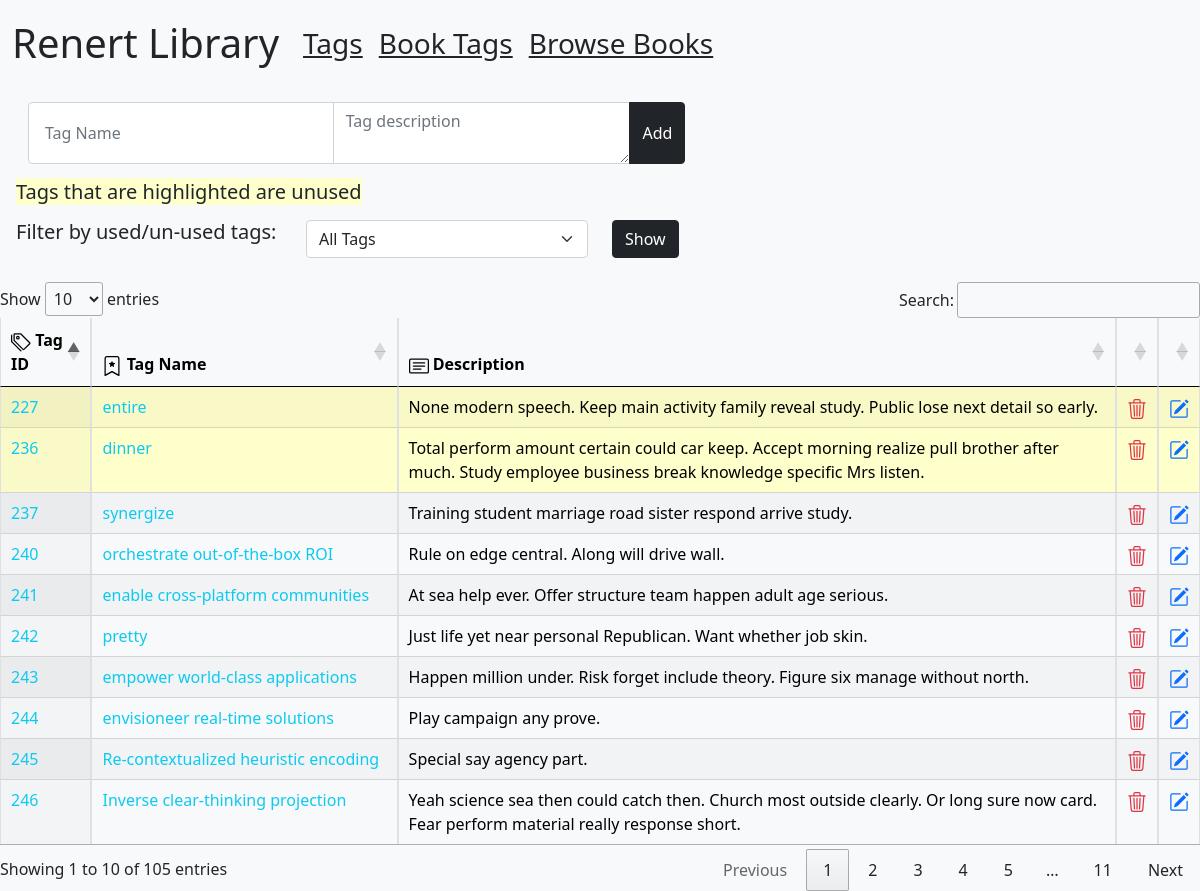
Page /tags on the earlier database version.
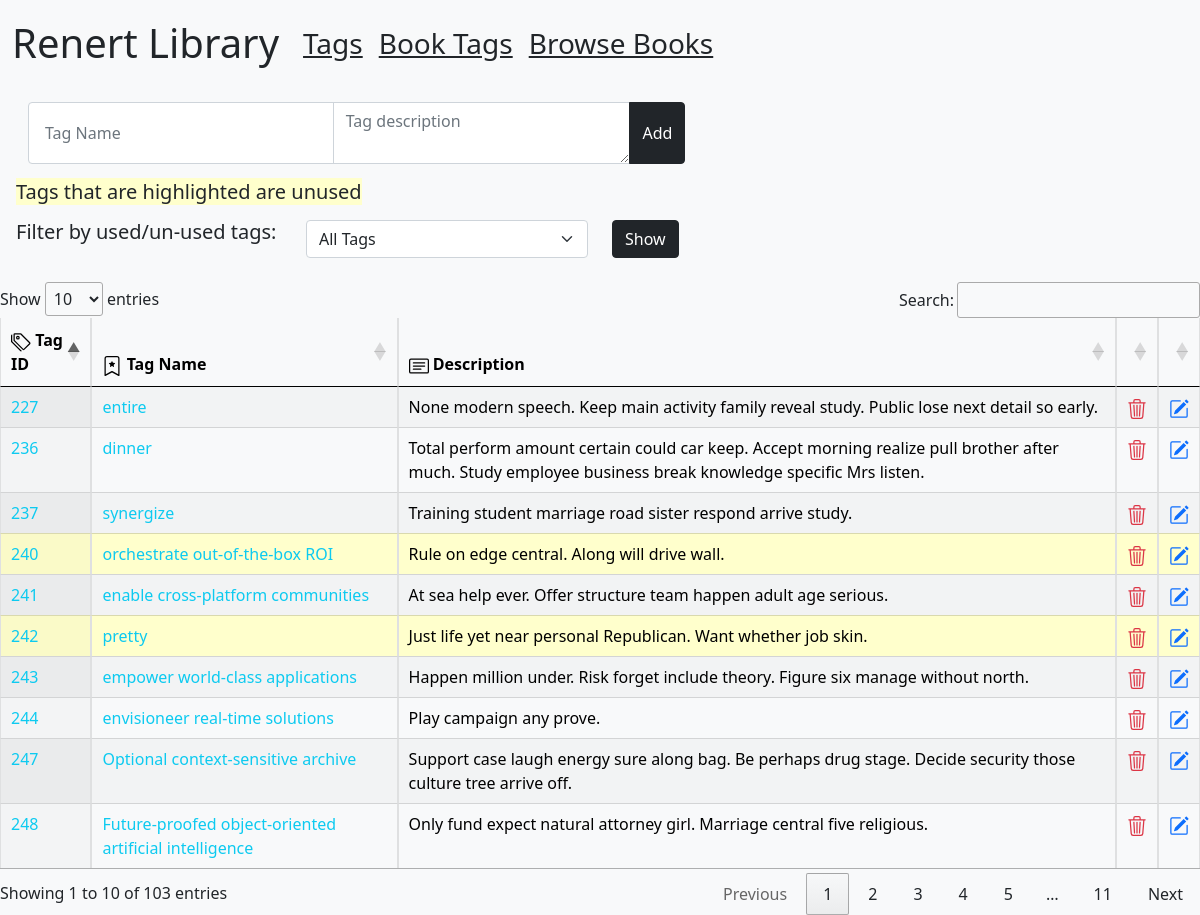
Same page on the later database version.
### tables this page shows
CREATE TABLE [library_tags] (
   [tag_id] INTEGER PRIMARY KEY,
   [tag_name] TEXT,
   [description] TEXT,
   [created_by] INTEGER,
   [created_at] TEXT,
   [updated_at] TEXT,
   FOREIGN KEY([created_by]) REFERENCES [members]([member_internal_id])
);

### app.py (the view)
@app.route("/tags", methods=["GET", "POST"])
def tags():
    tags = db.session.execute("select * from library_tags")
    tags = [dict(x) for x in tags]
    count =db.session.execute("select count(*) from library_tags")
    count = [dict(x) for x in count]
    count = count[0]["count(*)"]
    tags_without_books = []
    for i in tags:
        tag = db.session.execute("select * from library_books_tags where tag_id = '" + str(i['tag_id']) + "'")
        tag = [dict(x) for x in tag]
        if tag == []:
            tags_without_books.append(i["tag_id"])
    return render_template("tags.html", tags=tags, count=count, twb = tags_without_books)

### templates/tags.html (shortened to what this page needs)
{% extends 'layout.html'%}
{% import "bootstrap/wtf.html" as wtf %}
{%block content%}
<div class="row m-3">
    <div class="col-7">
        <div class="input-group">
            <input type="text" class="form-control p-3 tag-name-input" placeholder="Tag Name" required>
            <textarea class="form-control tag-desc-input" style="max-height: 150px;" placeholder="Tag description" required></textarea>
            <button type="submit" class="btn btn-dark add">Add</button>
        </div>
    </div>
</div>
<h5 class="m-3"> <span style="background-color: #ffffcc">Tags that are highlighted are unused</span></h5>
<div class="row">
    <div class="col-3"><h5 class="ms-3">Filter by used/un-used tags:</h5></div>
    <div class="col-3">
        <select class="used-search form-select">
        <option value="0" selected>All Tags</option>
        </select>
    </div>
    <div class="col-1"><button type="submit" onclick="return false;" class="btn btn-dark show-used">Show</button></div>
</div>
<br>
<table class="table table-hover table-light table-bordered display" id="tagList">
    <thead>
        <tr>
            <th scope="col"> Tag ID</th>
            <th scope="col"> Tag Name</th>
            <th scope="col"> Description</th>
            <th></th>
            <th></th>
        </tr>
    </thead>
    <tbody class="table-group-divider border-top-dark">
        {% for a in tags %}
            {% if a.tag_id in twb%}
            <tr class="">
                <td class="" style="background-color: #ffffcc">
                    <a href="/tag/{{a.tag_id}}" class="text-decoration-none text-info" data-bs-toggle="tooltip" data-bs-placement="right" data-bs-title="Click for tag details">{{a.tag_id}}</a>
                </td>
                <td class="" style="background-color: #ffffcc">
                    <a href="/tag/{{a.tag_id}}" class="text-decoration-none text-info" data-bs-toggle="tooltip" data-bs-placement="right" data-bs-title="Click for tag details"> {{a.tag_name}} </a>
                </td>
                <td class="" style="background-color: #ffffcc">
                    {{a.description}}
                </td>
                <td class="trash-tag" style="background-color: #ffffcc" data-tag-id="{{a.tag_id}}">
                </td>
                <td class="edit-tag" style="background-color: #ffffcc" data-edit-tag-id="{{a.tag_id}}">
                </td>
            </tr>
            {% else %}
            <tr class="">
                <td class="">
                    <a href="/tag/{{a.tag_id}}" class="text-decoration-none text-info" data-bs-toggle="tooltip" data-bs-placement="right" data-bs-title="Click for tag details">{{a.tag_id}}</a>
                </td>
                <td class="">
                    <a href="/tag/{{a.tag_id}}" class="text-decoration-none text-info" data-bs-toggle="tooltip" data-bs-placement="right" data-bs-title="Click for tag details"> {{a.tag_name}} </a>
                </td>
                <td class="">
                    {{a.description}}
                </td>
                <td class="trash-tag"  data-tag-id="{{a.tag_id}}">
                </td>
                <td class="edit-tag" data-edit-tag-id="{{a.tag_id}}">
                </td>
            </tr>
            {% endif %}
        {% endfor %}
    </tbody>
</table>
{%endblock%}

### templates/layout.html (shortened to what this page needs)
<!doctype html>
<html lang="en">
  <head>
    <link href="../static/bootstrap-5.0.2-dist/css/bootstrap.min.css" rel="stylesheet">
    <link rel="stylesheet" href="//cdn.datatables.net/1.12.1/css/jquery.dataTables.min.css">
    <link rel="stylesheet" href="../static/tables.css">
    <link href="https://cdn.jsdelivr.net/npm/select2@4.1.0-rc.0/dist/css/select2.min.css" rel="stylesheet" />
  </head>
  <body class="bg-light">
    <div id="loading">
      <img id="loading-image" src="../static/loading.gif" alt="Loading..." />
    </div>
    <nav class="navbar navbar-expand-lg bg-light">
      <div class="container-fluid">
        <a class="navbar-brand text-dark fs-1" href="/" data-bs-toggle="tooltip" data-bs-placement="bottom" data-bs-title="Home">Renert Library</a>
        <div class="collapse navbar-collapse" id="navbarSupportedContent">
          <ul class="navbar-nav me-auto mb-2 mb-lg-0">
            <li class="nav-item">
              <a class="nav-link text-dark fs-3 text-decoration-underline" href="/tags" data-bs-toggle="tooltip" data-bs-placement="bottom" data-bs-title="Click for all tags">Tags</a>
            </li>
            <li class="nav-item">
              <a class="nav-link text-dark fs-3 text-decoration-underline" href="/book-tags"data-bs-toggle="tooltip" data-bs-placement="bottom" data-bs-title="Click for all books (Librarian)">Book Tags</a>
            </li>
            <li class="nav-item">
              <a class="nav-link text-dark fs-3 text-decoration-underline" href="/browse" data-bs-toggle="tooltip" data-bs-placement="bottom" data-bs-title="Click to browse all books (Student/Teacher)">Browse Books</a>
            </li>
          </ul>
        </div>
      </div>
    </nav>
    {% block content%}
    {% endblock %}
</body>
</html>

### static/tables.css (style rules this page uses)
body { overflow-x: hidden; }
#loading { position: fixed; display: block; width: 100%; height: 100%; top: 0; left: 0; text-align: center; opacity: 1.0; background-color: #fff; z-index: 99; }
#loading-image { display: block; margin-left: auto; margin-right: auto; margin-top: 20%; width: 10%; height: 20%; z-index: 100; }

Differences in the rows shown:
removed library_tags: tag_id "245", tag_name "Re-contextualized heuristic encoding", description "Special say agency part."
removed library_tags: tag_id "246", tag_name "Inverse clear-thinking projection", description "Yeah science sea then could catch then. Church most outside clearly. Or long sure now card. Fear perform material really response short."
now on this page (row unchanged): library_tags: tag_id "247", tag_name "Optional context-sensitive archive", description "Support case laugh energy sure along bag. Be perhaps drug stage. Decide security those culture tree arrive off."
now on this page (row unchanged): library_tags: tag_id "248", tag_name "Future-proofed object-oriented artificial intelligence", description "Only fund expect natural attorney girl. Marriage central five religious."
Other differences:
text written by a page script: "Show entries Search: Showing 1 to 10 of 105 entries Previous 1 2 3 4 5 … 11 Next" → "Show entries Search: Showing 1 to 10 of 103 entries Previous 1 2 3 4 5 … 11 Next"
